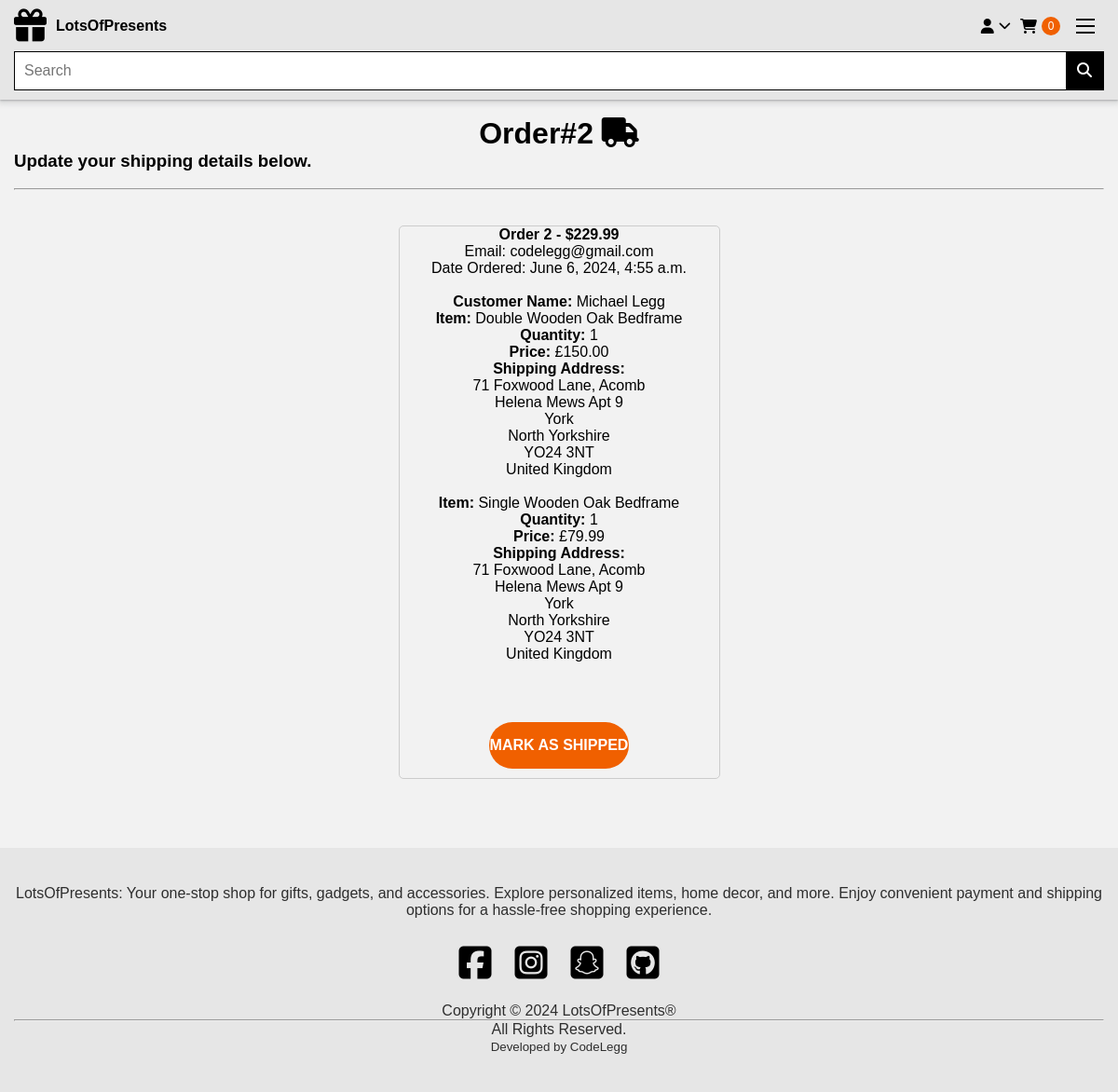
Page /payment/orders/2 (signed in) on the committed database.
### payment/models.py (models this page shows, shortened)
class Order(models.Model):
    user = models.ForeignKey(User, on_delete=models.CASCADE, null=True, blank=True)
    full_name = models.CharField(max_length=250)
    email = models.EmailField(max_length=250)
    shipping_address = models.TextField(max_length=15000)
    amount_paid = models.DecimalField(max_digits=7, decimal_places=2)
    date_ordered = models.DateTimeField(auto_now_add=True)
    shipped = models.BooleanField(default=False)
    date_shipped = models.DateTimeField(blank=True, null=True)

class OrderItem(models.Model):
    order = models.ForeignKey(Order, on_delete=models.CASCADE, null=True)
    product = models.ForeignKey(Product, on_delete=models.CASCADE, null=True)
    user = models.ForeignKey(User, on_delete=models.CASCADE, null=True, blank=True)
    quantity = models.PositiveBigIntegerField(default=1)
    price = models.DecimalField(max_digits=7, decimal_places=2)

### store/models.py (models this page shows)
class Product(models.Model):
    name = models.CharField(max_length=100)
    price = models.DecimalField(max_digits=10, decimal_places=2)
    category = models.ForeignKey(Category, on_delete=models.CASCADE)
    description = models.TextField(blank=True, null=True)
    about_this_product = models.TextField(blank=True, null=True)
    what_type = models.CharField(max_length=100, blank=True, null=True)
    material = models.CharField(max_length=100, blank=True, null=True)
    colors = models.ManyToManyField(
        Color, blank=True
    )  # Many-to-many relationship with Color
    is_sale = models.BooleanField(default=False)
    sale_price = models.DecimalField(
        max_digits=10, decimal_places=2, blank=True, null=True
    )
    dimension_h = models.CharField(max_length=20, blank=True, null=True)
    dimension_d = models.CharField(max_length=20, blank=True, null=True)
    dimension_w = models.CharField(max_length=20, blank=True, null=True)
    dimension_dff = models.CharField(max_length=20, blank=True, null=True)
    def __str__(self):
        return self.name

### payment/views.py (the view, shortened to what this page needs)
# urls.py: path('orders/<int:pk>', views.orders, name='orders'),
def orders(request, pk):
	if request.user.is_authenticated:
		order = Order.objects.get(id=pk)
		items = OrderItem.objects.filter(order=pk)
		return render(request, 'payment/orders.html', {"order":order, "items":items})
	else:
		messages.success(request, "Access Denied")
		return redirect('home')

### cart/cart.py (called while the page is built)
    def __len__(self):
        return len(self.cart)

### cart/context_proccessors.py (called while the page is built)
def cart(request):
    return {'cart': Cart(request)}

### payment/templates/payment/orders.html (shortened to what this page needs)
{% extends 'base.html' %}
{% block content %}
<div class="container">
    <div class="row">
  <br>
  <h1 class="account-title">Order#{{ order.id}} <i class="fa-solid fa-truck"></i></h1>
  <h3>Update your shipping details below.</h3>
  <br>
  <hr>
  <br>
        <center>
            <div class="">
                <div class="card">
                    <div class="card-header">
                        <strong>Order {{ order.id}} - ${{order.amount_paid}}</strong>
                    </div>
                    <div class="card-body">
                        Email: {{ order.email}}<br />
                        {% if order.date_shipped %}
                        Date Shipped: {{ order.date_shipped}}
                        {% else %}
                        Date Ordered: {{ order.date_ordered}}
                        {% endif %}
                        <br /><br />
                        <strong>Customer Name:</strong>
                        {{ order.full_name }}<br />
                        {% for item in items %}
                        <ul>
                            <li> <strong>Item:</strong> {{ item.product }}</li>
                            <li><strong>Quantity:</strong> {{ item.quantity }}</li>
                            <li><strong>Price:</strong> £{{ item.price }}</li>
                        </ul> <strong>Shipping Address:</strong>
                        <pre>{{ order.shipping_address }}</pre><br />
                        {% endfor %}
                        <br /><br />
                        {% if not order.shipped %}
                        <form method="POST">
                            <button type="Submit" class="btn btn-success">Mark As Shipped</button>
                            {% else %}
                            <form method="POST">
                                {% csrf_token %}
                                <input type="hidden" name="shipping_status" value="false">
                                <button type="Submit" class="btn btn-danger">Mark As Not Shipped</button>
                                </from>
                                {% endif %}
                    </div>
                </div>
                <br />
                <br /><br />
            </div>
        </center>
    </div>
</div>
{% endblock %}

### static/css/base.css (style rules this page uses)
:root { --platinum: #e6e6e6; --black_70: #000000b3; --white: #ffffff; --black: #000000; --orange: #f06000; --off-white: #f2f2f2; --ff-poppins: "Poppins", sans-serif; --fs-1: 4.2rem; --fs-2: 3.8rem; --fs-3: 3.2rem; --fs-4: 2.5rem; --fs-5: 2.4rem; --fs-6: 2rem; --fs-7: 1.8rem; --fs-8: 1.5rem; --fw-500: 500; --fw-600: 600; --fw-700: 700; --radius-4: 4px; --radius-12: 12px; --section-padding: 60px; --transition-1: 0.15s ease; --transition-2: 0.35s ease; --cubic-in: cubic-bezier(0.51, 0.03, 0.64, 0.28); --cubic-out: cubic-bezier(0.33, 0.85, 0.56, 1); --shadow: 0 5px 20px 1px hsla(220, 63%, 33%, 0.1); }
*, *::before, *::after { margin: 0; padding: 0; box-sizing: border-box; }
pre { font-family: inherit; }
li { list-style: none; }
button, input { background: none; border: none; font: inherit; }
button { cursor: pointer; }
i { pointer-events: none; }
html { font-family: var(--ff-poppins); font-size: 10px; scroll-behavior: smooth; }
body { background-color: var(--off-white); font-size: 1.6rem; }
.container { padding-inline: 15px; position: relative; }

### static/css/categories.css (style rules this page uses)
:root { --platinum: hsl(0, 0%, 90%); --dark-platinum: hsl(0, 0%, 80%); --light-platinum: hsl(0, 0%, 85%); --black_70: hsla(0, 0%, 0%, 0.7); --off-white: hsl(0, 0%, 95%); --white: hsl(0, 0%, 100%); --black: hsl(0, 0%, 0%); --orange: hsl(24, 100%, 47%); --dark-orange: hsl(24, 100%, 42%); --ff-poppins: "Poppins", sans-serif; --fs-1: 4.2rem; --fs-2: 3.8rem; --fs-3: 3.2rem; --fs-4: 2.5rem; --fs-5: 2.4rem; --fs-6: 2rem; --fs-7: 1.8rem; --fs-8: 1.5rem; --fw-500: 500; --fw-600: 600; --fw-700: 700; --radius-4: 4px; --radius-12: 12px; --section-padding: 60px; --transition-1: 0.15s ease; --transition-2: 0.35s ease; --cubic-in: cubic-bezier(0.51, 0.03, 0.64, 0.28); --cubic-out: cubic-bezier(0.33, 0.85, 0.56, 1); --shadow: 0 5px 20px 1px hsla(220, 63%, 33%, 0.1); }
.card { border: 1px solid #ccc; border-radius: 5px; overflow: hidden; width: 345px; margin-block: 20px; }

### static/css/auth.css (style rules this page uses)
:root { --platinum: hsl(0, 0%, 90%); --dark-platinum: hsl(0, 0%, 80%); --black_70: hsla(0, 0%, 0%, 0.7); --off-white: hsl(0, 0%, 95%); --white: hsl(0, 0%, 100%); --black: hsl(0, 0%, 0%); --orange: hsl(24, 100%, 47%); --dark-orange: hsl(24, 100%, 42%); --ff-poppins: "Poppins", sans-serif; --fs-1: 4.2rem; --fs-2: 3.8rem; --fs-3: 3.2rem; --fs-4: 2.5rem; --fs-5: 2.4rem; --fs-6: 2rem; --fs-7: 1.8rem; --fs-8: 1.5rem; --fw-500: 500; --fw-600: 600; --fw-700: 700; --radius-4: 4px; --radius-12: 12px; --section-padding: 60px; --transition-1: 0.15s ease; --transition-2: 0.35s ease; --cubic-in: cubic-bezier(0.51, 0.03, 0.64, 0.28); --cubic-out: cubic-bezier(0.33, 0.85, 0.56, 1); --shadow: 0 5px 20px 1px hsla(220, 63%, 33%, 0.1); }
.btn { width: 150px; height: 50px; border: none; border-radius: 50px; background: var(--orange); color: #fff; font-weight: 600; margin: 10px 0; text-transform: uppercase; cursor: pointer; text-align: center; }
.account-title { text-align: center; }

### static/css/product_page.css (style rules this page uses)
:root { --platinum: hsl(0, 0%, 90%); --dark-platinum: hsl(0, 0%, 80%); --very-light-platinum: hsl(0, 0%, 100%); --light-platinum: hsl(0, 0%, 85%); --black_70: hsla(0, 0%, 0%, 0.7); --black_700: hsla(0, 0%, 0%, 0.5); --off-white: hsl(0, 0%, 95%); --white: hsl(0, 0%, 100%); --black: hsl(0, 0%, 0%); --orange: hsl(24, 100%, 47%); --dark-orange: hsl(24, 100%, 42%); --ff-poppins: "Poppins", sans-serif; --fs-1: 4.2rem; --fs-2: 3.8rem; --fs-3: 3.2rem; --fs-4: 2.5rem; --fs-5: 2.4rem; --fs-6: 2rem; --fs-7: 1.8rem; --fs-8: 1.5rem; --fw-500: 500; --fw-600: 600; --fw-700: 700; --radius-4: 4px; --radius-12: 12px; --section-padding: 60px; --transition-1: 0.15s ease; --transition-2: 0.35s ease; --cubic-in: cubic-bezier(0.51, 0.03, 0.64, 0.28); --cubic-out: cubic-bezier(0.33, 0.85, 0.56, 1); --shadow: 0 5px 20px 1px hsla(220, 63%, 33%, 0.1); }
.container { padding-inline: 15px; position: relative; }
@media (min-width: 768px) { .row h1 { text-align: center; } }
@media (min-width: 1024px) { .row h1 { text-align: center; } }

### rows in the picture
Order: id "2", amount_paid "229.99", email "codelegg@gmail.com", date_ordered "June 6, 2024, 4:55 a.m.", full_name "Michael Legg", shipping_address "71 Foxwood Lane, Acomb Helena Mews Apt 9 York North Yorkshire YO24 3NT United Kingdom"
OrderItem: product "Double Wooden Oak Bedframe", quantity "1", price "150.00"
OrderItem: product "Single Wooden Oak Bedframe", quantity "1", price "79.99"

### other values in the picture
{{ cart|length }} "0"
